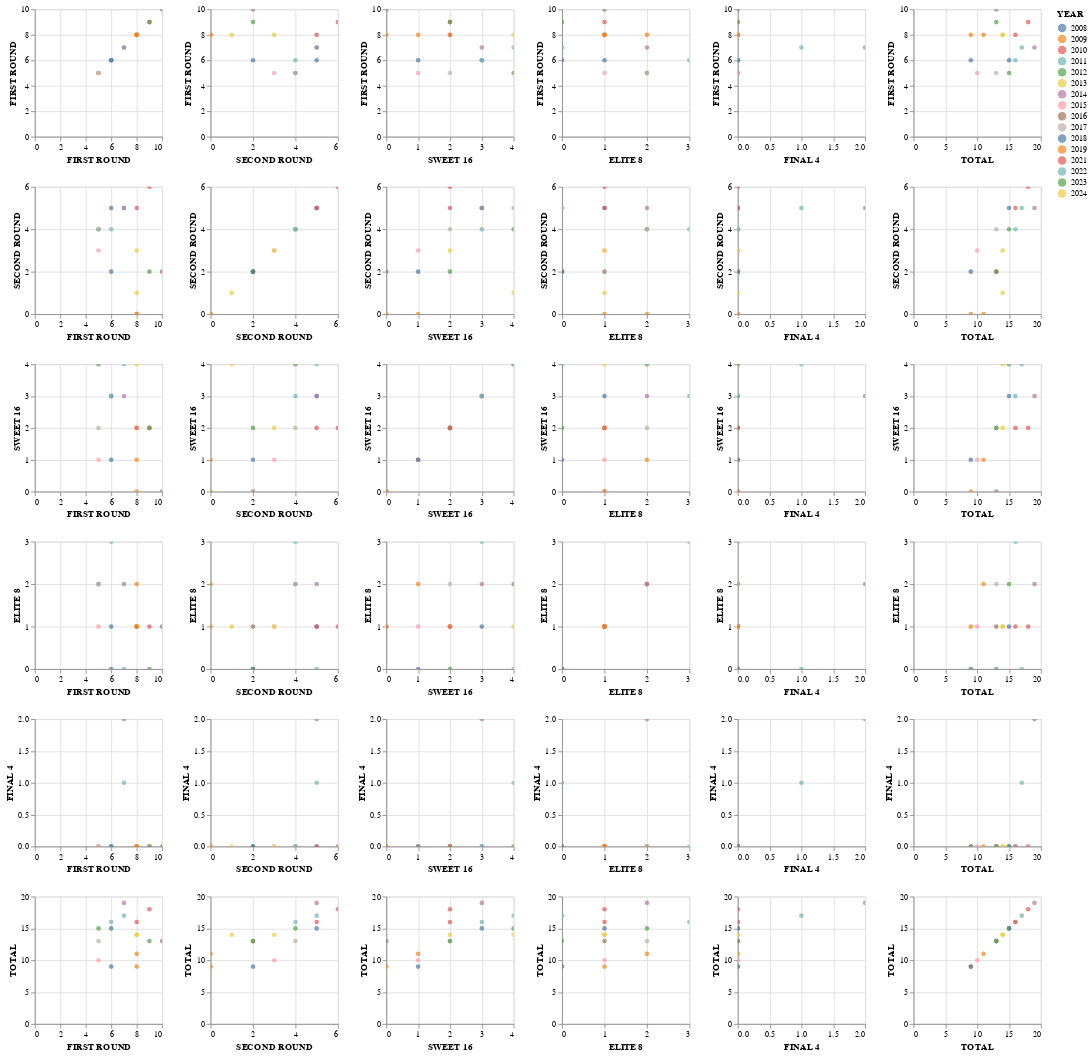

This figure's notebook cell:
### Code cell
alt.Chart(upsets).mark_circle().encode(
    alt.X(alt.repeat("column"), type='quantitative'),
    alt.Y(alt.repeat("row"), type='quantitative'),
    color='YEAR:N'      # sort the colors of the circles by year
).properties(
    width=150,
    height=150
).repeat(     # make scatter plots for each comparing each data column to every other column
    row=['FIRST ROUND', 'SECOND ROUND', 'SWEET 16', 'ELITE 8', 'FINAL 4', 'TOTAL'],
    column=['FIRST ROUND', 'SECOND ROUND', 'SWEET 16', 'ELITE 8', 'FINAL 4', 'TOTAL']
).interactive()

### Figure 1 — Vega-Lite specification as saved in the notebook (floating-point values rounded to 4 significant figures)
{"config": {"view": {"continuousWidth": 400, "continuousHeight": 300}}, "repeat": {"column": ["FIRST ROUND", "SECOND ROUND", "SWEET 16", "ELITE 8", "FINAL 4", "TOTAL"], "row": ["FIRST ROUND", "SECOND ROUND", "SWEET 16", "ELITE 8", "FINAL 4", "TOTAL"]}, "spec": {"data": {"name": "data-bd76b4ea122d7bf130c0dce9727ad442"}, "mark": "circle", "encoding": {"color": {"field": "YEAR", "type": "nominal"}, "x": {"field": {"repeat": "column"}, "type": "quantitative"}, "y": {"field": {"repeat": "row"}, "type": "quantitative"}}, "height": 150, "selection": {"selector001": {"type": "interval", "bind": "scales", "encodings": ["x", "y"]}}, "width": 150}, "$schema": "https://vega.github.io/schema/vega-lite/v4.17.0.json", "datasets": {"data-bd76b4ea122d7bf130c0dce9727ad442": [{"YEAR": 2024.0, "FIRST ROUND": 8.0, "SECOND ROUND": 1.0, "SWEET 16": 4.0, "ELITE 8": 1.0, "FINAL 4": 0.0, "TOTAL": 14.0}, {"YEAR": 2023.0, "FIRST ROUND": 5.0, "SECOND ROUND": 4.0, "SWEET 16": 4.0, "ELITE 8": 2.0, "FINAL 4": 0.0, "TOTAL": 15.0}, {"YEAR": 2022.0, "FIRST ROUND": 7.0, "SECOND ROUND": 5.0, "SWEET 16": 4.0, "ELITE 8": 0.0, "FINAL 4": 1.0, "TOTAL": 17.0}, {"YEAR": 2021.0, "FIRST ROUND": 9.0, "SECOND ROUND": 6.0, "SWEET 16": 2.0, "ELITE 8": 1.0, "FINAL 4": 0.0, "TOTAL": 18.0}, {"YEAR": 2019.0, "FIRST ROUND": 8.0, "SECOND ROUND": 0.0, "SWEET 16": 1.0, "ELITE 8": 2.0, "FINAL 4": 0.0, "TOTAL": 11.0}, {"YEAR": 2018.0, "FIRST ROUND": 6.0, "SECOND ROUND": 5.0, "SWEET 16": 3.0, "ELITE 8": 1.0, "FINAL 4": 0.0, "TOTAL": 15.0}, {"YEAR": 2017.0, "FIRST ROUND": 5.0, "SECOND ROUND": 4.0, "SWEET 16": 2.0, "ELITE 8": 2.0, "FINAL 4": 0.0, "TOTAL": 13.0}, {"YEAR": 2016.0, "FIRST ROUND": 10.0, "SECOND ROUND": 2.0, "SWEET 16": 0.0, "ELITE 8": 1.0, "FINAL 4": 0.0, "TOTAL": 13.0}, {"YEAR": 2015.0, "FIRST ROUND": 5.0, "SECOND ROUND": 3.0, "SWEET 16": 1.0, "ELITE 8": 1.0, "FINAL 4": 0.0, "TOTAL": 10.0}, {"YEAR": 2014.0, "FIRST ROUND": 7.0, "SECOND ROUND": 5.0, "SWEET 16": 3.0, "ELITE 8": 2.0, "FINAL 4": 2.0, "TOTAL": 19.0}, {"YEAR": 2013.0, "FIRST ROUND": 8.0, "SECOND ROUND": 3.0, "SWEET 16": 2.0, "ELITE 8": 1.0, "FINAL 4": 0.0, "TOTAL": 14.0}, {"YEAR": 2012.0, "FIRST ROUND": 9.0, "SECOND ROUND": 2.0, "SWEET 16": 2.0, "ELITE 8": 0.0, "FINAL 4": 0.0, "TOTAL": 13.0}, {"YEAR": 2011.0, "FIRST ROUND": 6.0, "SECOND ROUND": 4.0, "SWEET 16": 3.0, "ELITE 8": 3.0, "FINAL 4": 0.0, "TOTAL": 16.0}, {"YEAR": 2010.0, "FIRST ROUND": 8.0, "SECOND ROUND": 5.0, "SWEET 16": 2.0, "ELITE 8": 1.0, "FINAL 4": 0.0, "TOTAL": 16.0}, {"YEAR": 2009.0, "FIRST ROUND": 8.0, "SECOND ROUND": 0.0, "SWEET 16": 0.0, "ELITE 8": 1.0, "FINAL 4": 0.0, "TOTAL": 9.0}, {"YEAR": 2008.0, "FIRST ROUND": 6.0, "SECOND ROUND": 2.0, "SWEET 16": 1.0, "ELITE 8": 0.0, "FINAL 4": 0.0, "TOTAL": 9.0}]}}
